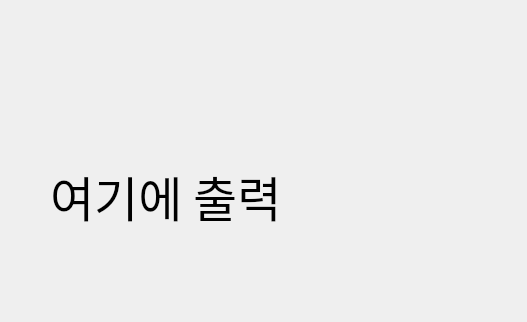
<?xml version="1.0" encoding="UTF-8"?>
<ui version="4.0">
 <class>Dialog</class>
 <widget class="QDialog" name="Dialog">
  <property name="geometry">
   <rect>
    <x>0</x>
    <y>0</y>
    <width>527</width>
    <height>322</height>
   </rect>
  </property>
  <property name="windowTitle">
   <string>Dialog</string>
  </property>
  <widget class="QLabel" name="label">
   <property name="geometry">
    <rect>
     <x>50</x>
     <y>110</y>
     <width>421</width>
     <height>171</height>
    </rect>
   </property>
   <property name="font">
    <font>
     <family>맑은 고딕</family>
     <pointsize>36</pointsize>
    </font>
   </property>
   <property name="text">
    <string>여기에 출력</string>
   </property>
  </widget>
 </widget>
 <resources/>
 <connections/>
</ui>
